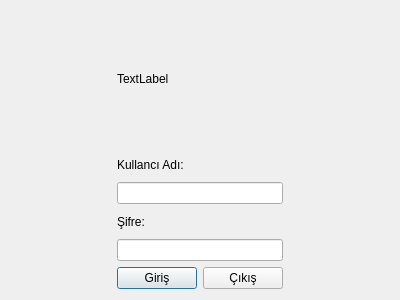
<?xml version="1.0" encoding="UTF-8"?>
<ui version="4.0">
 <class>Giris</class>
 <widget class="QDialog" name="Giris">
  <property name="geometry">
   <rect>
    <x>0</x>
    <y>0</y>
    <width>400</width>
    <height>300</height>
   </rect>
  </property>
  <property name="windowTitle">
   <string>Dialog</string>
  </property>
  <layout class="QGridLayout" name="gridLayout">
   <item row="0" column="1">
    <widget class="QLabel" name="label_login">
     <property name="text">
      <string>TextLabel</string>
     </property>
    </widget>
   </item>
   <item row="1" column="0">
    <spacer name="horizontalSpacer">
     <property name="orientation">
      <enum>Qt::Horizontal</enum>
     </property>
     <property name="sizeHint" stdset="0">
      <size>
       <width>94</width>
       <height>20</height>
      </size>
     </property>
    </spacer>
   </item>
   <item row="1" column="1">
    <layout class="QVBoxLayout" name="verticalLayout">
     <item>
      <widget class="QLabel" name="label">
       <property name="text">
        <string>Kullancı Adı:</string>
       </property>
      </widget>
     </item>
     <item>
      <widget class="QLineEdit" name="lineEdit_username"/>
     </item>
     <item>
      <widget class="QLabel" name="label_2">
       <property name="text">
        <string>Şifre:</string>
       </property>
      </widget>
     </item>
     <item>
      <widget class="QLineEdit" name="lineEdit_2_password"/>
     </item>
     <item>
      <layout class="QHBoxLayout" name="horizontalLayout">
       <item>
        <widget class="QPushButton" name="pushButton_giris">
         <property name="text">
          <string>Giriş</string>
         </property>
        </widget>
       </item>
       <item>
        <widget class="QPushButton" name="pushButton_cikis">
         <property name="text">
          <string>Çıkış</string>
         </property>
        </widget>
       </item>
      </layout>
     </item>
    </layout>
   </item>
   <item row="1" column="2">
    <spacer name="horizontalSpacer_2">
     <property name="orientation">
      <enum>Qt::Horizontal</enum>
     </property>
     <property name="sizeHint" stdset="0">
      <size>
       <width>93</width>
       <height>20</height>
      </size>
     </property>
    </spacer>
   </item>
  </layout>
 </widget>
 <resources/>
 <connections/>
</ui>
